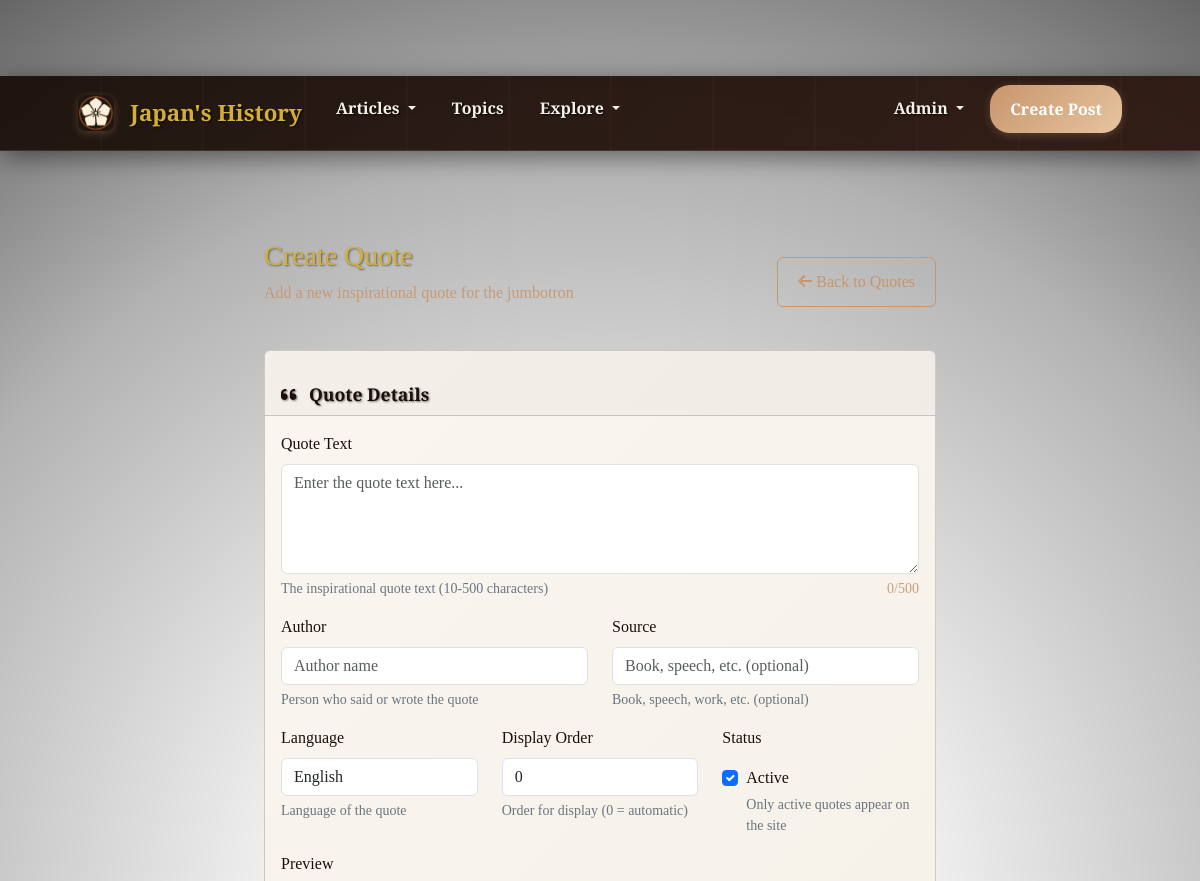
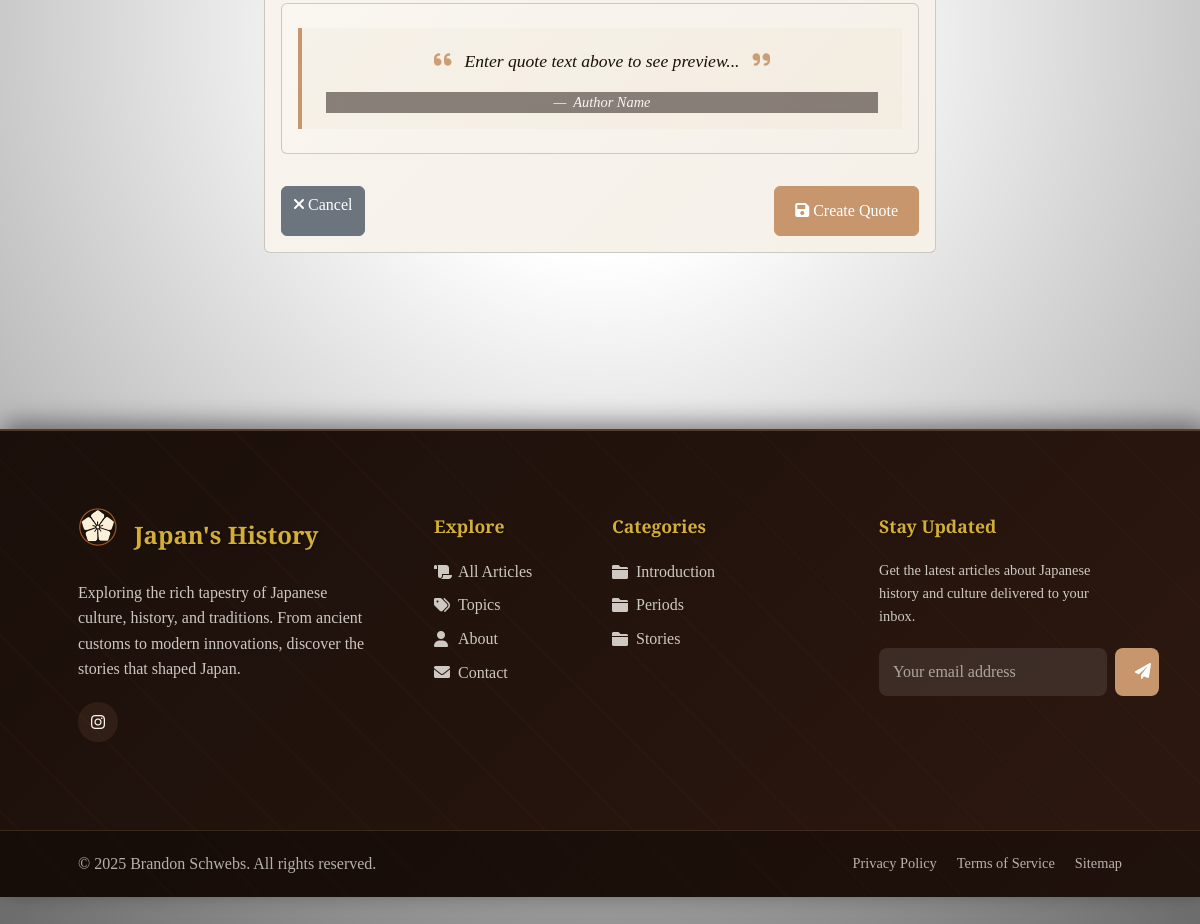
The app's page /admin/quotes/new (signed in) with its own data (2 pictures, top to bottom).
### tables this page shows
CREATE TABLE social_links (
                id INTEGER PRIMARY KEY AUTOINCREMENT,
                name TEXT NOT NULL,
                url TEXT NOT NULL,
                icon_class TEXT NOT NULL,
                display_order INTEGER DEFAULT 0,
                is_active BOOLEAN DEFAULT 1,
                created_at TIMESTAMP DEFAULT CURRENT_TIMESTAMP,
                updated_at TIMESTAMP DEFAULT CURRENT_TIMESTAMP
            );

CREATE TABLE categories (
                id INTEGER PRIMARY KEY AUTOINCREMENT,
                name TEXT UNIQUE NOT NULL,
                slug TEXT UNIQUE NOT NULL,
                description TEXT,
                created_at TIMESTAMP DEFAULT CURRENT_TIMESTAMP
            );

### routes/admin.py (the view, shortened to what this page needs)
@admin.route('/admin/quotes/new', methods=['GET', 'POST'])
@admin_required
def admin_create_quote():
    form = QuoteForm()
    return render_template('admin/quote_form.html', form=form, action='Create')

### templates/admin/quote_form.html (shortened to what this page needs)
{% extends "base.html" %}
{% block content %}
<div class="container-fluid">
    <div class="row">
        <div class="col-lg-8 mx-auto">
            <div class="d-flex justify-content-between align-items-center mb-4">
                <div>
                    <h1 class="h3 mb-2">{{ action }} Quote</h1>
                    <p class="text-muted">{{ 'Update the' if action == 'Edit' else 'Add a new' }} inspirational quote for the jumbotron</p>
                </div>
                <a href="{{ url_for('admin.admin_quotes') }}" class="btn btn-outline-secondary">
                    <i class="fas fa-arrow-left"></i> Back to Quotes
                </a>
            </div>
            <div class="card">
                <div class="card-header">
                    <h5 class="card-title mb-0">
                        <i class="fas fa-quote-left me-2"></i>
                        Quote Details
                    </h5>
                </div>
                <div class="card-body">
                    <form method="POST" id="quote-form">
                        <div class="mb-3">
                            {{ form.text.label(class="form-label") }}
                            {{ form.text(class="form-control") }}
                            <div class="form-text">
                                The inspirational quote text (10-500 characters)
                                <span id="char-count" class="float-end text-muted">0/500</span>
                            </div>
                        </div>
                        <div class="row">
                            <div class="col-md-6">
                                <div class="mb-3">
                                    {{ form.author.label(class="form-label") }}
                                    {{ form.author(class="form-control") }}
                                    <div class="form-text">Person who said or wrote the quote</div>
                                </div>
                            </div>
                            <div class="col-md-6">
                                <div class="mb-3">
                                    {{ form.source.label(class="form-label") }}
                                    {{ form.source(class="form-control") }}
                                    <div class="form-text">Book, speech, work, etc. (optional)</div>
                                </div>
                            </div>
                        </div>
                        <div class="row">
                            <div class="col-md-4">
                                <div class="mb-3">
                                    {{ form.language.label(class="form-label") }}
                                    {{ form.language(class="form-control") }}
                                    <div class="form-text">Language of the quote</div>
                                </div>
                            </div>
                            <div class="col-md-4">
                                <div class="mb-3">
                                    {{ form.display_order.label(class="form-label") }}
                                    {{ form.display_order(class="form-control", min="0") }}
                                    <div class="form-text">Order for display (0 = automatic)</div>
                                </div>
                            </div>
                            <div class="col-md-4">
                                <div class="mb-3">
                                    <label class="form-label">Status</label>
                                    <div class="form-check mt-2">
                                        {{ form.is_active(class="form-check-input") }}
                                        {{ form.is_active.label(class="form-check-label") }}
                                        <div class="form-text">Only active quotes appear on the site</div>
                                    </div>
                                </div>
                            </div>
                        </div>
                        <div class="mb-4">
                            <label class="form-label">Preview</label>
                            <div class="card bg-light">
                                <div class="card-body text-center py-4">
                                    <blockquote class="blockquote">
                                        <p id="quote-preview-text" class="mb-3">
                                            <i class="fas fa-quote-left text-muted me-2"></i>
                                            <span class="quote-content">{{ form.text.data or "Enter quote text above to see preview..." }}</span>
                                            <i class="fas fa-quote-right text-muted ms-2"></i>
                                        </p>
                                        <footer class="blockquote-footer">
                                            <cite id="quote-preview-author">{{ form.author.data or "Author Name" }}</cite>
                                        </footer>
                                    </blockquote>
                                </div>
                            </div>
                        </div>
                        <div class="d-flex justify-content-between">
                            <a href="{{ url_for('admin.admin_quotes') }}" class="btn btn-secondary">
                                <i class="fas fa-times"></i> Cancel
                            </a>
                            <button type="submit" class="btn btn-primary">
                                <i class="fas fa-save"></i> {{ 'Update' if action == 'Edit' else 'Create' }} Quote
                            </button>
                        </div>
                    </form>
                </div>
            </div>
        </div>
    </div>
</div>
{% endblock %}

### templates/base.html (shortened to what this page needs)
<!DOCTYPE html>
<html lang="en">
<head>
    <link href="https://cdn.jsdelivr.net/npm/bootstrap@5.3.0/dist/css/bootstrap.min.css" rel="stylesheet">
    <link href="https://cdnjs.cloudflare.com/ajax/libs/font-awesome/6.0.0/css/all.min.css" rel="stylesheet">
    <link href="{{ url_for('static', filename='css/style.css') }}" rel="stylesheet">
</head>
<body>
    <nav class="navbar navbar-expand-lg fixed-top navbar-enhanced">
        <div class="container">
            <a class="navbar-brand navbar-brand-enhanced d-flex align-items-center" href="{{ url_for('main.index') }}">
                <img src="{{ url_for('static', filename='img/Japanese History Blog Logo - Styled.png') }}"
                     alt="Japan's History Logo" class="navbar-logo-enhanced me-3">
                Japan's History
            </a>
            <div class="collapse navbar-collapse" id="navbarNav">
                <ul class="navbar-nav me-auto">
                    <li class="nav-item dropdown">
                        <a class="nav-link nav-link-enhanced dropdown-toggle" href="{{ url_for('main.articles') }}"
                           role="button" data-bs-toggle="dropdown" aria-expanded="false">
                            Articles
                        </a>
                    </li>
                    <li class="nav-item">
                        <a class="nav-link nav-link-enhanced" href="{{ url_for('search.all_tags') }}">
                            Topics
                        </a>
                    </li>
                    <li class="nav-item dropdown">
                        <a class="nav-link nav-link-enhanced dropdown-toggle" href="#"
                           role="button" data-bs-toggle="dropdown" aria-expanded="false">
                            Explore
                        </a>
                    </li>
                </ul>
                <ul class="navbar-nav">
                    {% if is_admin_logged_in %}
                    <li class="nav-item dropdown d-flex align-items-center">
                        <a class="nav-link nav-link-enhanced dropdown-toggle" href="#"
                           role="button" data-bs-toggle="dropdown">
                            Admin
                        </a>
                    </li>
                    {% endif %}
                    {% if is_admin_logged_in %}
                    <li class="nav-item d-flex align-items-center">
                        <a class="nav-cta-btn" href="{{ url_for('posts.create_post') }}">
                            Create Post
                        </a>
                    </li>
                    {% else %}
                    <li class="nav-item">
                        <a class="nav-link nav-link-enhanced" href="{{ url_for('auth.admin_login') }}">
                            Admin
                        </a>
                    </li>
                    {% endif %}
                </ul>
            </div>
        </div>
    </nav>
    <main class="content-section">
        <div class="container mt-4">
            {% block content %}{% endblock %}
        </div>
    </main>
    <footer class="footer-enhanced">
        <div class="footer-main">
            <div class="container">
                <div class="row">
                    <div class="col-lg-4 col-md-6 mb-4">
                        <div class="footer-brand">
                            <div class="d-flex align-items-center mb-3">
                                <img src="{{ url_for('static', filename='img/Japanese History Blog Logo - Styled.png') }}"
                                     alt="Japan's History Logo" class="me-3" style="height: 40px; width: 40px; border-radius: 8px;">
                                <h4>Japan's History</h4>
                            </div>
                            <p>Exploring the rich tapestry of Japanese culture, history, and traditions. From ancient customs to modern innovations, discover the stories that shaped Japan.</p>
                            {% if social_links %}
                            <div class="footer-social">
                                {% for link in social_links %}
                                <a href="{{ link.url }}" class="social-link" title="{{ link.name }}" target="_blank" rel="noopener noreferrer">
                                    <i class="{{ link.icon_class }}"></i>
                                </a>
                                {% endfor %}
                            </div>
                            {% endif %}
                        </div>
                    </div>
                    <div class="col-lg-2 col-md-6 mb-4">
                        <div class="footer-links">
                            <h5>Explore</h5>
                            <ul>
                                <li><a href="{{ url_for('main.articles') }}">
                                    <i class="fas fa-scroll"></i>All Articles
                                </a></li>
                                <li><a href="{{ url_for('search.all_tags') }}">
                                    <i class="fas fa-tags"></i>Topics
                                </a></li>
                                <li><a href="{{ url_for('main.about') }}">
                                    <i class="fas fa-user"></i>About
                                </a></li>
                                <li><a href="{{ url_for('main.contact') }}">
                                    <i class="fas fa-envelope"></i>Contact
                                </a></li>
                            </ul>
                        </div>
                    </div>
                    <div class="col-lg-3 col-md-6 mb-4">
                        <div class="footer-links">
                            <h5>Categories</h5>
                            <ul>
                                {% for category in categories[:5] %}
                                <li><a href="{{ url_for('main.articles_by_category', category_slug=category.slug) }}">
                                    <i class="fas fa-folder"></i>{{ category.name }}
                                </a></li>
                                {% endfor %}
                            </ul>
                        </div>
                    </div>
                    <div class="col-lg-3 col-md-6 mb-4">
                        <div class="footer-links">
                            <h5>Stay Updated</h5>
                            <p style="color: var(--text-warm); opacity: 0.8; font-size: 0.9rem;">
                                Get the latest articles about Japanese history and culture delivered to your inbox.
                            </p>
                            <form class="newsletter-form">
                                <input type="email" class="newsletter-input" placeholder="Your email address" required>
                                <button type="submit" class="newsletter-btn">
                                    <i class="fas fa-paper-plane"></i>
                                </button>
                            </form>
                        </div>
                    </div>
                </div>
            </div>
        </div>
        <div class="footer-bottom">
            <div class="container">
                <div class="footer-bottom-content">
                    <p class="footer-copyright">
                        &copy; 2025 Brandon Schwebs. All rights reserved.
                    </p>
                    <div class="footer-legal">
                        <a href="#">Privacy Policy</a>
                        <a href="#">Terms of Service</a>
                        <a href="#">Sitemap</a>
                    </div>
                </div>
            </div>
        </div>
    </footer>
    <link href="https://cdn.quilljs.com/1.3.7/quill.snow.css" rel="stylesheet">
</body>
</html>

### records on screen
categories: name "Introduction"
categories: name "Periods"
categories: name "Stories"

### other values on screen
{{ action }} "Create"
{{ 'Update the' if action == 'Edit' else 'Add a new' }} "Add a new"
{{ 'Update' if action == 'Edit' else 'Create' }} "Create"
